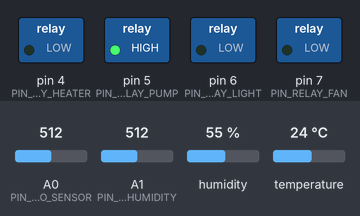
The sketch below on a simulated Arduino Uno, built with avr-gcc and run on an emulated ATmega328P. Parts: switched loads named in the sketch (green lamp = pin HIGH). Inputs (shaded band) come from the test bench; at power-on: humidity 55 %, A1 (PIN_SOILHUMIDITY) = 512, A0 (PIN_PHOTO_SENSOR) = 512, temperature 24 °C.

Above: at 2.8 s.
2.9 s: humidity set to 58 %
4.4 s: humidity set to 61 %
At 5.7 s:
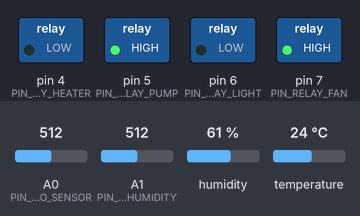
6.5 s: A1 (PIN_SOILHUMIDITY) set to 208
8.2 s: A1 (PIN_SOILHUMIDITY) set to 184
At 10.3 s:
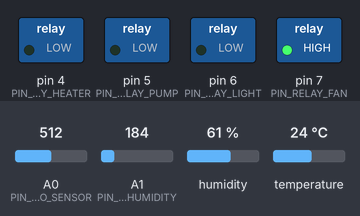
10.6 s: A0 (PIN_PHOTO_SENSOR) set to 710
12.3 s: A0 (PIN_PHOTO_SENSOR) set to 737
At 14.0 s:
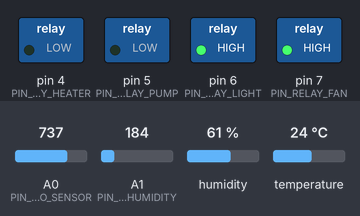
Timing chart, 0 to 15.5 s (numbered marks = the images above; inputs shaded):
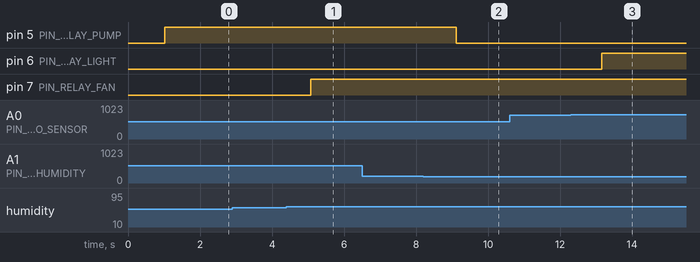

The sketch:

sketch_may19a.ino
```cpp
#include "DHT.h"
#define PIN_DHT 13
#define PIN_SOILHUMIDITY A1
#define PIN_PHOTO_SENSOR A0
#define PIN_RELAY_HEATER 4
#define PIN_RELAY_PUMP 5
#define PIN_RELAY_LIGHT 6
#define PIN_RELAY_FAN 7


DHT dht(PIN_DHT, DHT11);
struct Data_parameters {
  float humidity;
  float temperature;
  int soilhumidity;
  int illumination;
};


struct Data_parameters Parameters;
int flag_temperature = 0;
int flag_humidity = 0;
int flag_pump = 0;
unsigned long pump_time = 0;
unsigned long pause_time = 1000;
unsigned long pump_pause = 5*60*100;
unsigned long pump_work = 3000;
unsigned long start_time = 0;


void setup()
{
  Serial.begin(9600);
  dht.begin();
  pinMode(PIN_RELAY_HEATER, OUTPUT);
  pinMode(PIN_RELAY_PUMP, OUTPUT);
  pinMode(PIN_RELAY_LIGHT, OUTPUT);
  pinMode(PIN_RELAY_FAN, OUTPUT);
}


void init_parameters()
{
  Parameters.humidity = dht.readHumidity();
  Parameters.temperature = dht.readTemperature();
  Parameters.soilhumidity = analogRead(PIN_SOILHUMIDITY);
  Parameters.illumination = 1023 - analogRead(PIN_PHOTO_SENSOR);
}


void thermoregulation()
{
  if (Parameters.temperature >= 30.) {
    digitalWrite(PIN_RELAY_HEATER, LOW);
    digitalWrite(PIN_RELAY_FAN, HIGH);
    flag_temperature = 1;
  } else {
    if (Parameters.temperature <= 15.) {
      digitalWrite(PIN_RELAY_HEATER, HIGH);
      digitalWrite(PIN_RELAY_FAN, HIGH);
      flag_temperature = 1;
    } else {
      if (flag_humidity == 0) {
        digitalWrite(PIN_RELAY_HEATER, LOW);
        digitalWrite(PIN_RELAY_FAN, LOW);
        flag_temperature = 0;
      };
    };
  };
}


void humidity_regulation()
{
  if (Parameters.humidity >= 60.) {
    digitalWrite(PIN_RELAY_FAN, HIGH);
    flag_humidity = 1;
  } else {
    if (flag_temperature == 0) {
      digitalWrite(PIN_RELAY_FAN, LOW);
      flag_humidity = 0;
    };
  };
}


void soil_humidity_regulation()
{
  if (millis() - pump_time >= pump_pause) {
    flag_pump = 0;
  };
  if (flag_pump == 0 && Parameters.soilhumidity >= 200) {
    digitalWrite(PIN_RELAY_PUMP, HIGH);
    pump_time = millis();
  } else {
    if (Parameters.soilhumidity < 200 || millis() - pump_time >= pump_work) {
      digitalWrite(PIN_RELAY_PUMP, LOW);
      flag_pump = 1;
      pump_time = millis();
    };
  };
}


void illumination_regulation()
{
  if (Parameters.illumination <= 300) {
    digitalWrite(PIN_RELAY_LIGHT, HIGH);
  } else {
    digitalWrite(PIN_RELAY_LIGHT, LOW);
  };
}


void loop()
{
  if (millis() - start_time >= pause_time) {
    init_parameters();

    thermoregulation();

    humidity_regulation();

    soil_humidity_regulation();

    illumination_regulation();

    start_time = millis();
  };
}
```

egor1.c
```cpp
#include<stdio.h>

typedef long long int Money;  // Rub

struct Cat{
    Money eda;
    int is_alive;
};


struct Ipoteka {
    double rate;
    Money credit;
    Money platez;
    Money month_pay;
};


struct Bank_deposit{
    double rate;
    Money deposit_account;
};


struct Person{
    Money salary;
    Money account;
    Money flat;
    Money expenses;
    struct Ipoteka ipoteka;
    struct Bank_deposit deposit;
    struct Cat cat;
};


struct Person bob;
struct Person alice;


// Alice
void alice_salary(const int month, const int year)
{
    if (month == 1){
        alice.salary *= 1.09;
    }
    alice.account += alice.salary;
    if (month == 9){
        alice.account += alice.salary * 0.5;
    }
}


void alice_ipoteka()
{
    alice.account -= alice.ipoteka.month_pay;
}


void alice_expenses(const int month)
{
    if (month == 1) {
        alice.expenses *= 1.09;
    }
    alice.account -= alice.expenses;
}


void alice_flat(const int month)
{
    if (month == 1){
        alice.flat *= 1.09;
    }
}


void alice_init()
{
    alice.account = 1300 * 1000;
    alice.salary = 300000;
    alice.expenses = 50 * 1000;

    alice.ipoteka.platez = 1300000;
    alice.ipoteka.credit = 13000 * 1000;
    alice.ipoteka.rate = 0.14;
    alice.ipoteka.month_pay = 138630;
    alice.account -= alice.ipoteka.platez;
    alice.flat = 13000000;
    alice.cat.eda = 4000;
    alice.cat.is_alive = 0;
}

void alice_cat(const int month, const int year)
{
    if ((month == 12) && (year==2026)) {
        alice.account -= 30000;
        alice.cat.is_alive = 1;
    }
    if ((year == 2043) && (month == 3)) {
        alice.cat.is_alive = 0;
        alice.account -= 3000;
    }
    if (month == 1){
        alice.cat.eda *= 1.09;
    }
    if (alice.cat.is_alive == 1){
        alice.account -= alice.cat.eda;
    }
}


void alice_print()
{
    printf("Alice account = %lld \n", alice.flat + alice.account);
}


// Bob
void bob_salary(const int month, const int year)
{
    bob.account += bob.salary;
    if (month == 1) {
        bob.salary *= 1.09;
    }
}


void bob_expenses(const int month, const int year)
{
    bob.account -= bob.expenses;
    if (month == 1){
        bob.expenses *= 1.09;
    }
}


void bob_flat (const int month, const int year)
{
    bob.account -= bob.expenses;
    if (month == 1){
        bob.flat *= 1.09;
    }
}


void bob_bank(const int month, const int year)
{
    bob.deposit.deposit_account *= ((bob.deposit.rate / 12) + 1);
    bob.deposit.deposit_account += bob.account;
    bob.account = 0;
}


void bob_init(){
    bob.salary = 300000;
    bob.deposit.deposit_account = 1300000;
    bob.flat = 30000;
    bob.expenses = 50000;
    bob.deposit.rate = 0.20;
}


void bob_print()
{
    printf("Bob account = %lld \n", bob.deposit.deposit_account);
}


void simulation()
{
    int month = 1;
    int year = 2024;

    while( !((month == 9) && (year == 2024 + 30))){

        alice_salary(month, year);
        alice_ipoteka();
        alice_expenses(month);
        alice_flat(month);
        alice_cat(month, year);
        bob_salary(month, year);
        bob_expenses(month,year);
        bob_flat(month,year);
        bob_bank(month,year);


        month++;
        if (month == 13) {
            month = 1;
            year++;
        }
    }
}


int main(){
    alice_init();
    bob_init();
    simulation();
    alice_print();
    bob_print();
    return 1;
}
```

Measured:
- the behaviour switches between 59 and 60 % on humidity (found by bisection; images 0 and 1)
- the behaviour switches between 200 and 199 on A1 (PIN_SOILHUMIDITY) (found by bisection; images 1 and 2)
- the behaviour switches between 722 and 723 on A0 (PIN_PHOTO_SENSOR) (found by bisection; images 2 and 3)
- after the input at 2.9 s, every drawn part: stays the same
- after the input at 4.4 s, pin 7 (PIN_RELAY_FAN): LOW → HIGH after 0.67 s
- after the input at 6.5 s, every drawn part: stays the same
- after the input at 8.2 s, pin 5 (PIN_RELAY_PUMP): HIGH → LOW after 0.92 s
- after the input at 10.6 s, every drawn part: stays the same
- after the input at 12.3 s, pin 6 (PIN_RELAY_LIGHT): LOW → HIGH after 0.87 s
